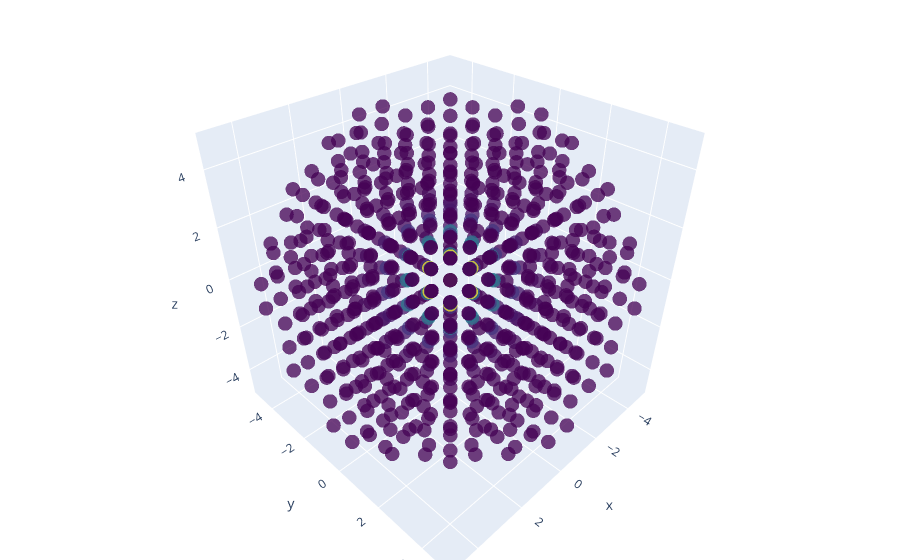

Here is the notebook cell this chart was saved with:
### Code cell
import plotly.graph_objects as go
import numpy as np

a, b, c = x.transpose()

fig = go.Figure(data=[go.Scatter3d(
    x=a,
    y=b,
    z=c,
    mode='markers',
    marker=dict(
        size=5,
        color=w,                # set color to an array/list of desired values
        colorscale='Viridis',   # choose a colorscale
        opacity=0.75
    )
)])

# tight layout
fig.update_layout(margin=dict(l=0, r=0, b=0, t=0))
fig.show()

### Figure 1 — Plotly figure (JSON) as saved in the notebook; plotly's stock layout.template omitted (floating-point values rounded to 4 significant figures; data arrays with more than 128 entries replaced by an {"elided": "..."} marker saying what was removed)
{"data": [{"marker": {"color": {"elided": "768 float values"}, "colorscale": [[0, "#440154"], [0.1111, "#482878"], [0.2222, "#3e4989"], [0.3333, "#31688e"], [0.4444, "#26828e"], [0.5556, "#1f9e89"], [0.6667, "#35b779"], [0.7778, "#6ece58"], [0.8889, "#b5de2b"], [1, "#fde725"]], "opacity": 0.75, "size": 5}, "mode": "markers", "type": "scatter3d", "x": {"elided": "768 float values"}, "y": {"elided": "768 float values"}, "z": {"elided": "768 float values"}}], "layout": {"margin": {"b": 0, "l": 0, "r": 0, "t": 0}}}
